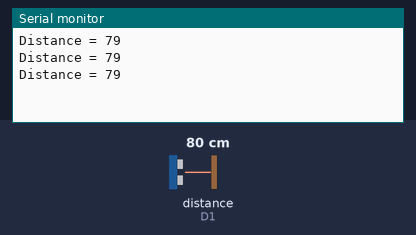
Recording of a sketch running on a simulated ESP8266 (NodeMCU). Parts: the last lines printed to the serial monitor. Wiring (inferred from the names in the program): ultrasonic range finder: trigger D0; echo D1. Inputs (shaded band) come from the test bench; at power-on: distance to the obstacle (sensor on D1) 80 cm. The echo pulse lasts 58.3 µs per cm.

Above: at 1.3 s.
1.4 s: distance to the obstacle (sensor on D1) set to 2 cm
At 1.9 s:
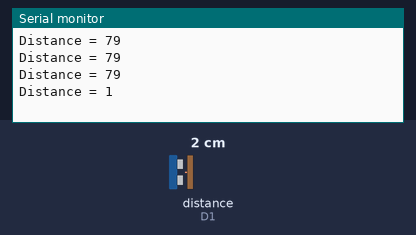
2.9 s: distance to the obstacle (sensor on D1) set to 4 cm
At 3.4 s:
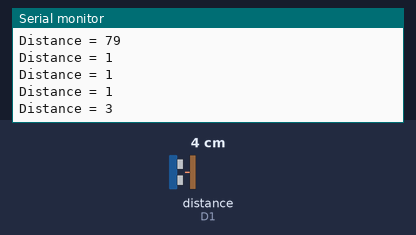
Timing chart, 0 to 5.9 s (numbered marks = the images above; inputs shaded):
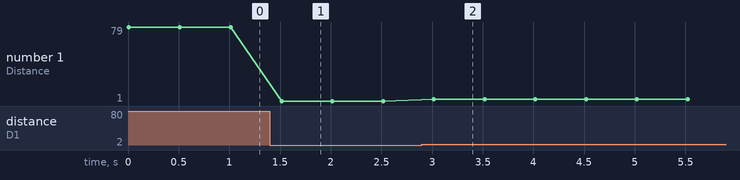

The sketch:

SMH_Distance_Measure.ino
```cpp
//************************************************************************************//
//                               Copy Write @ Feb - 2020
//************************************************************************************//
//  File Name     : SMH_Distance_Measure.ino
//  Project       : SmartMyHome
//  Module        : Distance Measurement
//------------------------------------------------------------------------------------//
//  Date          Author      Description
//------------------------------------------------------------------------------------//
//  27-Feb-2020   Arun        Initial Version
//************************************************************************************//

const int trigP = D0;
const int echoP = D1;

long duration;
int distance;
int distance_array[5];
int i = 0;

int Calculated_Distance;

void setup()
{
  pinMode(trigP, OUTPUT);
  pinMode(echoP, INPUT);
  Serial.begin(9600);
}

int Calculate_Distance()
{

  digitalWrite(trigP, LOW);   // Makes trigPin low
  delayMicroseconds(2);       // 2 micro second delay

  digitalWrite(trigP, HIGH);  // tigPin high
  delayMicroseconds(10);      // trigPin high for 10 micro seconds
  digitalWrite(trigP, LOW);   // trigPin low

  duration = pulseIn(echoP, HIGH);   //Read echo pin, time in microseconds
  distance= duration*0.034/2;        //Calculating actual/real distance

  //Serial.print("Distance = ");        //Output distance on arduino serial monitor
  //Serial.println(distance);
  //delay(3000);                        //Pause for 3 seconds and start measuring distance again

  return (distance);
}


void loop()
{

  Calculated_Distance = Calculate_Distance();

  Serial.print("Distance = ");        //Output distance on arduino serial monitor
  Serial.println(Calculated_Distance);
  delay(500);

}
```

Measured:
- after the input at 1.4 s, the serial monitor: prints a new line after 0.12 s (image 1)
- after the input at 2.9 s, the serial monitor: prints a new line after 0.12 s (image 2)
- plotted number 1: 79 → 1 after the input at 1.4 s, 1 → 3 after the input at 2.9 s
